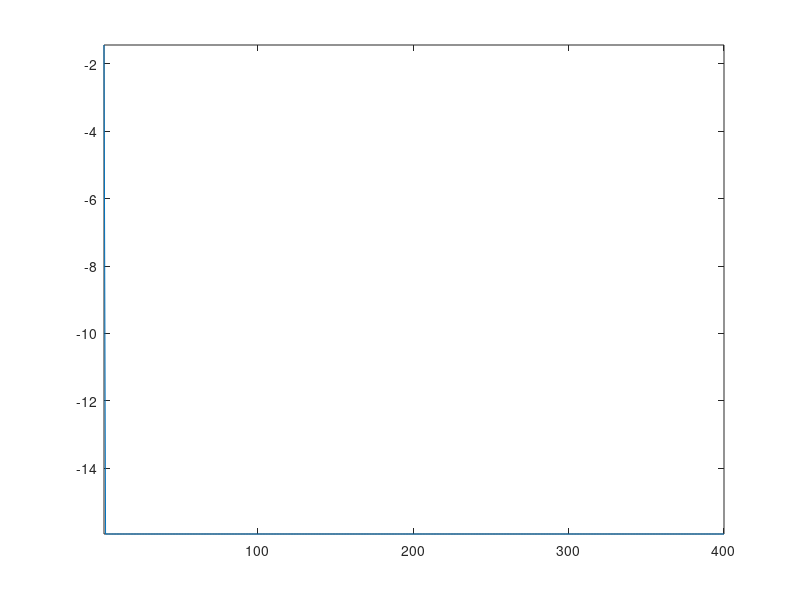

The MATLAB source for this figure:
n = 20; 
dotp = @(x,y)sum(x(:).*y(:));

E = linspace(0,1,n);
% E(end) = 1;
E(2:end)=1;
A = diag(E);

randn('seed', 123);
u = randn(n,1);

u = u/norm(u);
L = []; 
for it=1:400
v = A*u;
L(it) = dotp(u,v);
u = v/norm(v);
% L(it) = dotp(u,A*u);
end

clf;
plot(log10(abs(L-max(eig(A)))));
axis tight;

% log(e(k))= -c*k